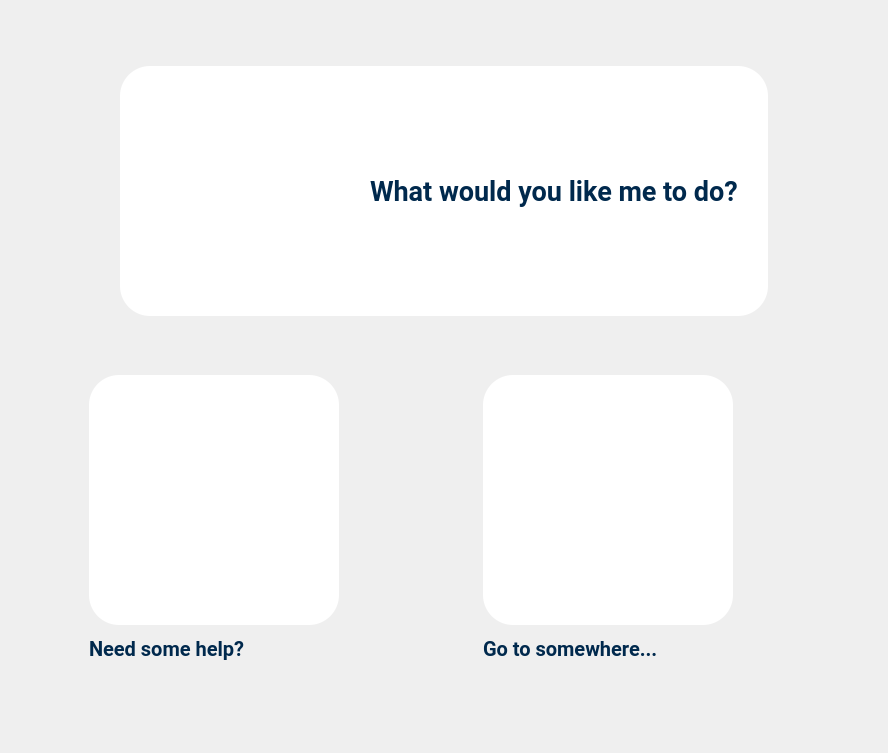
      <widget class="QWidget" name="page_main">
       <layout class="QHBoxLayout" name="horizontalLayout_11">
        <item>
         <widget class="QWidget" name="widget_13" native="true">
          <layout class="QVBoxLayout" name="verticalLayout_2">
           <item>
            <spacer name="verticalSpacer_2">
             <property name="sizeType">
              <enum>QSizePolicy::Fixed</enum>
             </property>
             <property name="sizeHint" stdset="0">
              <size>
               <width>20</width>
               <height>26</height>
              </size>
             </property>
            </spacer>
           </item>
           <item>
            <widget class="QWidget" name="widget_4" native="true">
             <layout class="QVBoxLayout" name="verticalLayout_10">
              <property name="spacing">
               <number>30</number>
              </property>
              <property name="leftMargin">
               <number>10</number>
              </property>
              <property name="topMargin">
               <number>10</number>
              </property>
              <property name="rightMargin">
               <number>10</number>
              </property>
              <property name="bottomMargin">
               <number>10</number>
              </property>
              <item>
               <widget class="QWidget" name="widget_2" native="true">
                <layout class="QHBoxLayout" name="horizontalLayout_3">
                 <property name="leftMargin">
                  <number>10</number>
                 </property>
                 <property name="topMargin">
                  <number>10</number>
                 </property>
                 <property name="rightMargin">
                  <number>10</number>
                 </property>
                 <property name="bottomMargin">
                  <number>10</number>
                 </property>
                 <item>
                  <spacer name="horizontalSpacer_14">
                   <property name="sizeType">
                    <enum>QSizePolicy::Fixed</enum>
                   </property>
                   <property name="sizeHint" stdset="0">
                    <size>
                     <width>80</width>
                     <height>20</height>
                    </size>
                   </property>
                  </spacer>
                 </item>
                 <item>
                  <widget class="QWidget" name="widget" native="true">
                   <property name="minimumSize">
                    <size>
                     <width>0</width>
                     <height>250</height>
                    </size>
                   </property>
                   <property name="maximumSize">
                    <size>
                     <width>16777215</width>
                     <height>250</height>
                    </size>
                   </property>
                   <property name="styleSheet">
                    <string notr="true">background-color: rgb(255, 255, 255);
color: rgb(0, 41, 77);
border-radius:  30px;
</string>
                   </property>
                   <layout class="QHBoxLayout" name="horizontalLayout_2" stretch="1,1">
                    <property name="spacing">
                     <number>20</number>
                    </property>
                    <property name="leftMargin">
                     <number>30</number>
                    </property>
                    <property name="rightMargin">
                     <number>30</number>
                    </property>
                    <item>
                     <widget class="QLabel" name="label">
                      <property name="minimumSize">
                       <size>
                        <width>200</width>
                        <height>200</height>
                       </size>
                      </property>
                      <property name="maximumSize">
                       <size>
                        <width>200</width>
                        <height>200</height>
                       </size>
                      </property>
                      <property name="font">
                       <font>
                        <family>Roboto</family>
                        <pointsize>12</pointsize>
                       </font>
                      </property>
                      <property name="text">
                       <string/>
                      </property>
                      <property name="pixmap">
                       <pixmap resource="resources/resources.qrc">:/robot/robot/floating-minimal-robot.PNG</pixmap>
                      </property>
                      <property name="scaledContents">
                       <bool>true</bool>
                      </property>
                     </widget>
                    </item>
                    <item>
                     <widget class="QLabel" name="prompt_main">
                      <property name="sizePolicy">
                       <sizepolicy hsizetype="Minimum" vsizetype="Minimum">
                        <horstretch>0</horstretch>
                        <verstretch>0</verstretch>
                       </sizepolicy>
                      </property>
                      <property name="minimumSize">
                       <size>
                        <width>0</width>
                        <height>0</height>
                       </size>
                      </property>
                      <property name="maximumSize">
                       <size>
                        <width>16777215</width>
                        <height>300</height>
                       </size>
                      </property>
                      <property name="font">
                       <font>
                        <family>Roboto</family>
                        <pointsize>20</pointsize>
                        <weight>75</weight>
                        <bold>true</bold>
                       </font>
                      </property>
                      <property name="text">
                       <string>What would you like me to do?</string>
                      </property>
                     </widget>
                    </item>
                   </layout>
                  </widget>
                 </item>
                 <item>
                  <spacer name="horizontalSpacer_13">
                   <property name="sizeType">
                    <enum>QSizePolicy::Fixed</enum>
                   </property>
                   <property name="sizeHint" stdset="0">
                    <size>
                     <width>80</width>
                     <height>20</height>
                    </size>
                   </property>
                  </spacer>
                 </item>
                </layout>
               </widget>
              </item>
              <item>
               <widget class="QWidget" name="widget_3" native="true">
                <property name="styleSheet">
                 <string notr="true">QPushButton:hover {
	border-color: #4c96f7;
}</string>
                </property>
                <layout class="QHBoxLayout" name="horizontalLayout_4">
                 <property name="spacing">
                  <number>60</number>
                 </property>
                 <property name="leftMargin">
                  <number>10</number>
                 </property>
                 <property name="topMargin">
                  <number>10</number>
                 </property>
                 <property name="rightMargin">
                  <number>10</number>
                 </property>
                 <property name="bottomMargin">
                  <number>10</number>
                 </property>
                 <item>
                  <spacer name="horizontalSpacer_3">
                   <property name="sizeHint" stdset="0">
                    <size>
                     <width>40</width>
                     <height>20</height>
                    </size>
                   </property>
                  </spacer>
                 </item>
                 <item>
                  <widget class="QWidget" name="widget_16" native="true">
                   <property name="sizePolicy">
                    <sizepolicy hsizetype="Preferred" vsizetype="Fixed">
                     <horstretch>0</horstretch>
                     <verstretch>0</verstretch>
                    </sizepolicy>
                   </property>
                   <property name="layoutDirection">
                    <enum>Qt::LeftToRight</enum>
                   </property>
                   <property name="styleSheet">
                    <string notr="true">
color: rgb(0, 41, 77);</string>
                   </property>
                   <layout class="QVBoxLayout" name="verticalLayout">
                    <property name="spacing">
                     <number>12</number>
                    </property>
                    <item>
                     <widget class="QPushButton" name="btn_qna">
                      <property name="minimumSize">
                       <size>
                        <width>250</width>
                        <height>250</height>
                       </size>
                      </property>
                      <property name="maximumSize">
                       <size>
                        <width>250</width>
                        <height>250</height>
                       </size>
                      </property>
                      <property name="styleSheet">
                       <string notr="true">background-color: rgb(255, 255, 255);
color: rgb(0, 41, 77);
border-radius:  30px;
</string>
                      </property>
                      <property name="text">
                       <string/>
                      </property>
                      <property name="icon">
                       <iconset resource="resources/resources.qrc">
                        <normaloff>:/icon/icon/chat_14359920.png</normaloff>:/icon/icon/chat_14359920.png</iconset>
                      </property>
                      <property name="iconSize">
                       <size>
                        <width>150</width>
                        <height>150</height>
                       </size>
                      </property>
                     </widget>
                    </item>
                    <item>
                     <widget class="QLabel" name="label_2">
                      <property name="sizePolicy">
                       <sizepolicy hsizetype="Preferred" vsizetype="Preferred">
                        <horstretch>0</horstretch>
                        <verstretch>0</verstretch>
                       </sizepolicy>
                      </property>
                      <property name="font">
                       <font>
                        <family>Roboto</family>
                        <pointsize>15</pointsize>
                        <weight>75</weight>
                        <bold>true</bold>
                       </font>
                      </property>
                      <property name="text">
                       <string>Need some help?</string>
                      </property>
                     </widget>
                    </item>
                   </layout>
                  </widget>
                 </item>
                 <item>
                  <widget class="QWidget" name="widget_17" native="true">
                   <property name="sizePolicy">
                    <sizepolicy hsizetype="Preferred" vsizetype="Fixed">
                     <horstretch>0</horstretch>
                     <verstretch>0</verstretch>
                    </sizepolicy>
                   </property>
                   <property name="layoutDirection">
                    <enum>Qt::LeftToRight</enum>
                   </property>
                   <property name="styleSheet">
                    <string notr="true">
color: rgb(0, 41, 77);</string>
                   </property>
                   <layout class="QVBoxLayout" name="verticalLayout_9">
                    <property name="spacing">
                     <number>12</number>
                    </property>
                    <item>
                     <widget class="QPushButton" name="btn_navi">
                      <property name="minimumSize">
                       <size>
                        <width>250</width>
                        <height>250</height>
                       </size>
                      </property>
                      <property name="maximumSize">
                       <size>
                        <width>250</width>
                        <height>250</height>
                       </size>
                      </property>
                      <property name="styleSheet">
                       <string notr="true">background-color: rgb(255, 255, 255);
color: rgb(0, 41, 77);
border-radius:  30px;
</string>
                      </property>
                      <property name="text">
                       <string/>
                      </property>
                      <property name="icon">
                       <iconset resource="resources/resources.qrc">
                        <normaloff>:/icon/icon/maps-location_16197007.png</normaloff>:/icon/icon/maps-location_16197007.png</iconset>
                      </property>
                      <property name="iconSize">
                       <size>
                        <width>150</width>
                        <height>150</height>
                       </size>
                      </property>
                     </widget>
                    </item>
                    <item>
                     <widget class="QLabel" name="label_5">
                      <property name="sizePolicy">
                       <sizepolicy hsizetype="Preferred" vsizetype="Preferred">
                        <horstretch>0</horstretch>
                        <verstretch>0</verstretch>
                       </sizepolicy>
                      </property>
                      <property name="font">
                       <font>
                        <family>Roboto</family>
                        <pointsize>15</pointsize>
                        <weight>75</weight>
                        <bold>true</bold>
                       </font>
                      </property>
                      <property name="text">
                       <string>Go to somewhere...</string>
                      </property>
                     </widget>
                    </item>
                   </layout>
                  </widget>
                 </item>
                 <item>
                  <spacer name="horizontalSpacer_4">
                   <property name="sizeHint" stdset="0">
                    <size>
                     <width>40</width>
                     <height>20</height>
                    </size>
                   </property>
                  </spacer>
                 </item>
                </layout>
               </widget>
              </item>
             </layout>
            </widget>
           </item>
           <item>
            <spacer name="verticalSpacer">
             <property name="sizeType">
              <enum>QSizePolicy::Fixed</enum>
             </property>
             <property name="sizeHint" stdset="0">
              <size>
               <width>20</width>
               <height>43</height>
              </size>
             </property>
            </spacer>
           </item>
          </layout>
         </widget>
        </item>
       </layout>
      </widget>
